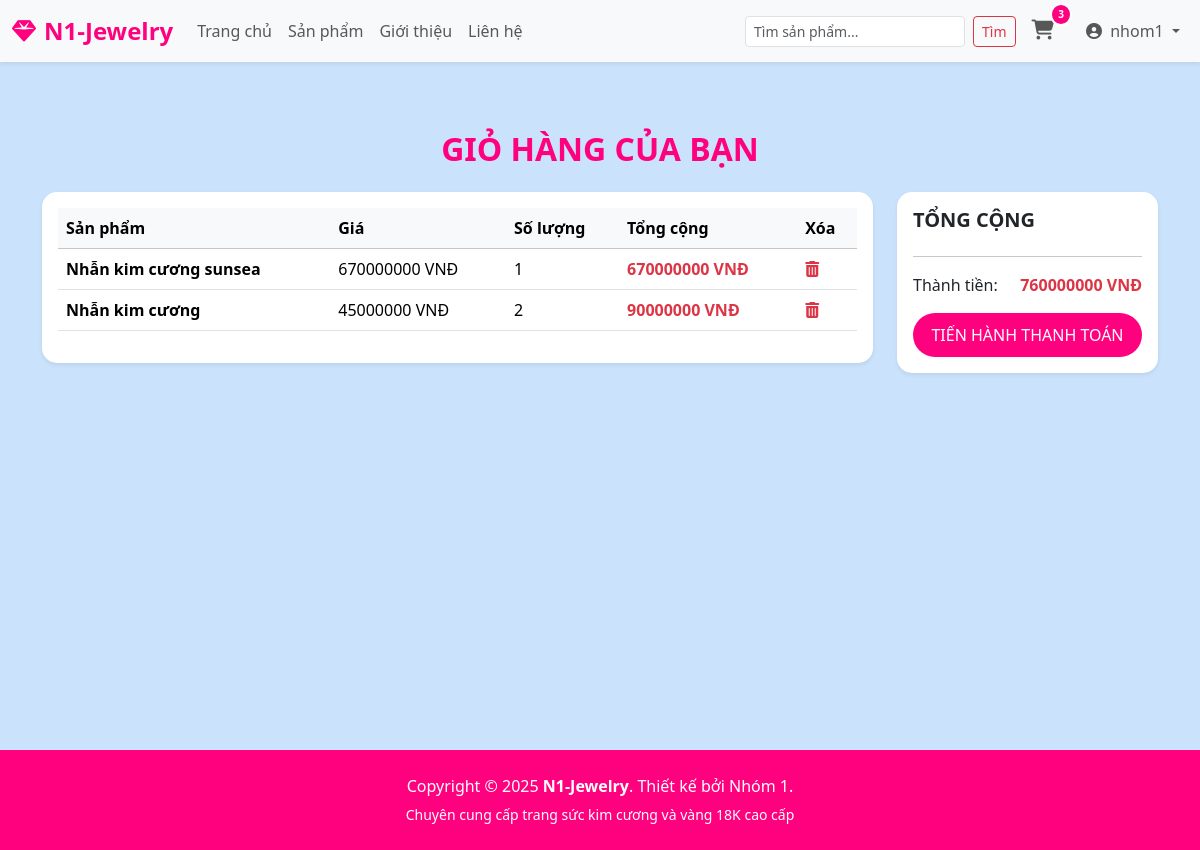
The app's page /cart/ (signed in) with its own data.
### app/models.py (models this page shows, shortened)
class CartItem(models.Model):
    cart = models.ForeignKey(Cart, related_name='items', on_delete=models.CASCADE)
    product = models.ForeignKey(Product, on_delete=models.CASCADE)
    quantity = models.PositiveIntegerField(default=1)
    def get_cost(self):
        return self.product.price * self.quantity

class Product(models.Model):
    category = models.ForeignKey(Category, related_name='products', on_delete=models.CASCADE)
    name = models.CharField(max_length=200, db_index=True)
    slug = models.SlugField(max_length=200, db_index=True)
    material = models.CharField(max_length=100, default='Vàng 18K')
    gemstone = models.CharField(max_length=100, blank=True, null=True)
    size_weight = models.CharField(max_length=100, default='1.0 Carat')
    image = models.ImageField(upload_to='products/%Y/%m/%d', blank=True)
    description = models.TextField(blank=True)
    price = models.DecimalField(max_digits=15, decimal_places=2)
    available = models.BooleanField(default=True)
    created = models.DateTimeField(auto_now_add=True)
    updated = models.DateTimeField(auto_now=True)
    class Meta:
        indexes = [Index(fields=['id', 'slug'])]
        verbose_name_plural = 'N1-JEWELRY - Sản phẩm'

class Cart(models.Model):
    user = models.OneToOneField(User, on_delete=models.CASCADE)
    created_at = models.DateTimeField(auto_now_add=True)
    def get_total_price(self):
        return sum(item.get_cost() for item in self.items.all())

### app/views.py (the view)
# urls.py: path('cart/', views.view_cart, name='view_cart'),
@login_required(login_url='app:login')
def view_cart(request):
    cart, created = Cart.objects.get_or_create(user=request.user)
    return render(request, 'app/product/cart.html', {'cart': cart})

### app/context_processors.py (called while the page is built)
def cart_count(request):
    count = 0
    if request.user.is_authenticated:
        try:
            cart = Cart.objects.filter(user=request.user).first()
            if cart:
                items = CartItem.objects.filter(cart=cart)
                for item in items:
                    count += item.quantity
        except:
            count = 0
    return {'cart_item_count': count}

### app/templates/app/product/cart.html
{% extends "app/base.html" %}
{% load static %}
{% block main_container %}
<div class="container mt-5">
    <h2 class="text-center mb-4" style="color: #ff007f; font-weight: bold;">GIỎ HÀNG CỦA BẠN</h2>
    <div class="row">
        <div class="col-md-9">
            <div class="card shadow-sm border-0" style="border-radius: 15px;">
                <div class="card-body">
                    <table class="table align-middle">
                        <thead class="table-light">
                            <tr>
                                <th>Sản phẩm</th>
                                <th>Giá</th>
                                <th>Số lượng</th>
                                <th>Tổng cộng</th>
                                <th>Xóa</th>
                            </tr>
                        </thead>
                        <tbody>
                            {% for item in cart.items.all %}
                            <tr>
                                <td><strong>{{ item.product.name }}</strong></td>
                                <td>{{ item.product.price | floatformat:0 }} VNĐ</td>
                                <td>{{ item.quantity }}</td>
                                <td class="text-danger fw-bold">{{ item.get_cost | floatformat:0 }} VNĐ</td>
                                <td>
                                    <a href="{% url 'app:remove_item' item.id %}" class="text-danger">
                                        <i class="fas fa-trash-alt"></i>
                                    </a>
                                </td>
                            </tr>
                            {% empty %}
                            <tr>
                                <td colspan="5" class="text-center">Giỏ hàng của bạn đang trống!</td>
                            </tr>
                            {% endfor %}
                        </tbody>
                    </table>
                </div>
            </div>
        </div>
        <div class="col-md-3">
            <div class="card shadow-sm border-0 p-3" style="border-radius: 15px;">
                <h5 class="fw-bold">TỔNG CỘNG</h5>
                <hr>
                <p class="d-flex justify-content-between">
                    <span>Thành tiền:</span>
                    <span class="text-danger fw-bold">{{ cart.get_total_price | floatformat:0 }} VNĐ</span>
                </p>
                <a href="{% url 'app:checkout' %}" class="btn btn-danger w-100 rounded-pill" style="background-color: #ff007f; border: none; padding: 10px;">
                    TIẾN HÀNH THANH TOÁN
                </a>
            </div>
        </div>
    </div>
</div>
{% endblock main_container %}

### app/templates/app/base.html (shortened to what this page needs)
{% load static %}
<!DOCTYPE html>
<html>
<head>
    <link href="https://cdn.jsdelivr.net/npm/bootstrap@5.3.3/dist/css/bootstrap.min.css" rel="stylesheet">
    <link rel="stylesheet" href="https://cdnjs.cloudflare.com/ajax/libs/font-awesome/6.5.1/css/all.min.css">
    <link href="{% static 'app/css/style.css' %}" rel="stylesheet">
</head>
<body>
    <nav class="navbar navbar-expand-lg bg-body-tertiary shadow-sm sticky-top">
        <div class="container-fluid">
            <a class="navbar-brand d-flex align-items-center" href="{% url 'app:home' %}">
                <i class="fa-solid fa-gem" style="font-size: 24px;"></i>
                <span style="font-size: 24px; font-weight: 900; color: #ff007f; margin-left: 8px;">N1-Jewelry</span>
            </a>
            <div class="collapse navbar-collapse" id="navbarSupportedContent">
                <ul class="navbar-nav me-auto mb-2 mb-lg-0">
                    <li class="nav-item"><a class="nav-link" href="{% url 'app:home' %}">Trang chủ</a></li>
                    <li class="nav-item"><a class="nav-link" href="{% url 'app:product_list' %}">Sản phẩm</a></li>
                    <li class="nav-item"><a class="nav-link" href="{% url 'app:about' %}">Giới thiệu</a></li>
                    <li class="nav-item"><a class="nav-link" href="{% url 'app:contact' %}">Liên hệ</a></li>
                </ul>
                <form class="d-flex mx-2" role="search" method="GET" action="{% url 'app:search' %}">
                    <input class="form-control form-control-sm me-2" type="search" name="search_product" placeholder="Tìm sản phẩm...">
                    <button class="btn btn-outline-danger btn-sm" type="submit">Tìm</button>
                </form>
                <ul class="navbar-nav mb-2 mb-lg-0 align-items-center">
                    <li class="nav-item me-3">
                        <a class="nav-link cart-wrapper" href="{% url 'app:view_cart' %}">
                            <i class="fa-solid fa-cart-shopping" style="font-size: 20px;"></i>
                            <span class="cart-badge">{{ cart_item_count }}</span>
                        </a>
                    </li>
                    {% if user.is_authenticated %}
                        <li class="nav-item dropdown">
                            <a class="nav-link dropdown-toggle" href="#" role="button" data-bs-toggle="dropdown">
                                <i class="fas fa-user-circle me-1"></i> {{ user.username }}
                            </a>
                        </li>
                    {% else %}
                        <li class="nav-item"><a class="nav-link" href="{% url 'app:login' %}">Đăng nhập</a></li>
                        <li class="nav-item"><a class="nav-link" href="{% url 'app:register' %}">Đăng ký</a></li>
                    {% endif %}
                </ul>
            </div>
        </div>
    </nav>
    <div class="main-wrapper" style="min-height: 80vh; max-width: 1300px; margin: 0 auto; padding: 20px 15px;">
        {% block main_container %} {% endblock main_container %}
    </div>
    <footer class="text-center py-4 text-white mt-5">
        <div class="container">
            <p class="mb-1">Copyright © 2025 <strong>N1-Jewelry</strong>. Thiết kế bởi Nhóm 1.</p>
            <small>Chuyên cung cấp trang sức kim cương và vàng 18K cao cấp</small>
        </div>
    </footer>
</body>
</html>

### app/templates/app/base.html (style rules this page uses)
body { background: #cae2fbff; overflow-x: hidden; }
.fa-gem { color: #ff007f !important; }
footer { background-color: #ff007f !important; }
.cart-wrapper { position: relative; display: inline-block; }
.cart-badge { position: absolute; top: -8px; right: -10px; background-color: #ff007f; color: white; font-size: 10px; font-weight: bold; padding: 2px 6px; border-radius: 50%; border: 2px solid white; }

### records on screen
CartItem: product.name "Nhẫn kim cương sunsea", product.price "670000000", quantity "1", get_cost "670000000"
CartItem: product.name "Nhẫn kim cương", product.price "45000000", quantity "2", get_cost "90000000"
Cart: get_total_price "760000000"

### other values on screen
{{ cart_item_count }} "3"
{{ user.username }} "nhom1"
